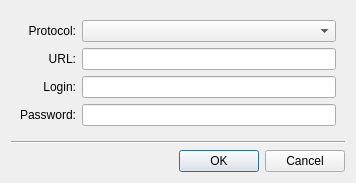
<?xml version="1.0" encoding="UTF-8"?>
<ui version="4.0">
 <class>StorageUrlDialog</class>
 <widget class="QDialog" name="StorageUrlDialog">
  <property name="geometry">
   <rect>
    <x>0</x>
    <y>0</y>
    <width>356</width>
    <height>180</height>
   </rect>
  </property>
  <property name="windowTitle">
   <string>Add External Storage...</string>
  </property>
  <layout class="QVBoxLayout" name="verticalLayout">
   <item>
    <widget class="QWidget" name="inputsWidget" native="true">
     <layout class="QGridLayout" name="gridLayout">
      <item row="2" column="1">
       <widget class="QLineEdit" name="loginLineEdit"/>
      </item>
      <item row="3" column="0">
       <widget class="QLabel" name="label_4">
        <property name="text">
         <string>Password:</string>
        </property>
        <property name="alignment">
         <set>Qt::AlignRight|Qt::AlignTrailing|Qt::AlignVCenter</set>
        </property>
       </widget>
      </item>
      <item row="0" column="1">
       <widget class="QComboBox" name="protocolComboBox"/>
      </item>
      <item row="1" column="0">
       <widget class="QLabel" name="label_2">
        <property name="text">
         <string>URL:</string>
        </property>
        <property name="alignment">
         <set>Qt::AlignRight|Qt::AlignTrailing|Qt::AlignVCenter</set>
        </property>
       </widget>
      </item>
      <item row="2" column="0">
       <widget class="QLabel" name="label_3">
        <property name="text">
         <string>Login:</string>
        </property>
        <property name="alignment">
         <set>Qt::AlignRight|Qt::AlignTrailing|Qt::AlignVCenter</set>
        </property>
       </widget>
      </item>
      <item row="1" column="1">
       <layout class="QHBoxLayout" name="horizontalLayout">
        <item>
         <widget class="QLineEdit" name="urlEdit"/>
        </item>
       </layout>
      </item>
      <item row="3" column="1">
       <widget class="QLineEdit" name="passwordLineEdit"/>
      </item>
      <item row="0" column="0">
       <widget class="QLabel" name="label">
        <property name="text">
         <string>Protocol:</string>
        </property>
        <property name="alignment">
         <set>Qt::AlignRight|Qt::AlignTrailing|Qt::AlignVCenter</set>
        </property>
       </widget>
      </item>
     </layout>
    </widget>
   </item>
   <item>
    <spacer name="verticalSpacer">
     <property name="orientation">
      <enum>Qt::Vertical</enum>
     </property>
     <property name="sizeHint" stdset="0">
      <size>
       <width>20</width>
       <height>1</height>
      </size>
     </property>
    </spacer>
   </item>
   <item>
    <widget class="Line" name="line">
     <property name="orientation">
      <enum>Qt::Horizontal</enum>
     </property>
    </widget>
   </item>
   <item>
    <widget class="QDialogButtonBox" name="buttonBox">
     <property name="orientation">
      <enum>Qt::Horizontal</enum>
     </property>
     <property name="standardButtons">
      <set>QDialogButtonBox::Cancel|QDialogButtonBox::Ok</set>
     </property>
    </widget>
   </item>
  </layout>
 </widget>
 <tabstops>
  <tabstop>protocolComboBox</tabstop>
  <tabstop>urlEdit</tabstop>
  <tabstop>loginLineEdit</tabstop>
  <tabstop>passwordLineEdit</tabstop>
 </tabstops>
 <resources/>
 <connections/>
</ui>
